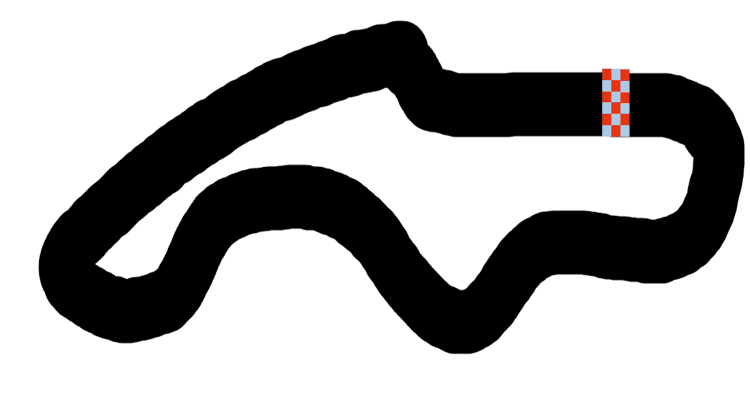
#> input picture track_2.png, 1500 x 800 px (shown at 1/2 size)
$ python find_corner.py
#> lines starting #> are read from the running program, lines starting #| are printed output that depends on the picture
import cv2
from scipy.signal import find_peaks
import matplotlib.pyplot as plt


img = cv2.imread('track_2.png')
#> img is the input picture: shape (800, 1500, 3); mean B, G, R 170.7, 170.7, 171.1
img = cv2.cvtColor(img, cv2.COLOR_BGR2RGB)
fig, ax = plt.subplots(1, 1)
ax.imshow(img)
corners = [
    (800, 110),
    (175, 600),
    (560, 400),
    (925, 645),
    (1085, 490),
    (1440, 365)
]

# for (x, y) in corners:
for ci, (x, y) in enumerate(corners):
    ax.scatter([x], [y], s=10)
    ax.text(x, y, s=str(ci), c ='w')
plt.show()
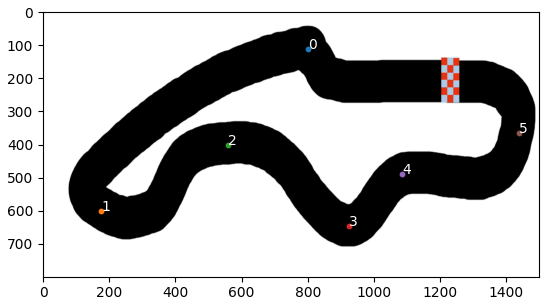
#> figure drawn by matplotlib, 1 panel

fig.savefig("track_2_corner.png")

$ run again, with map.png copied over track_2.png
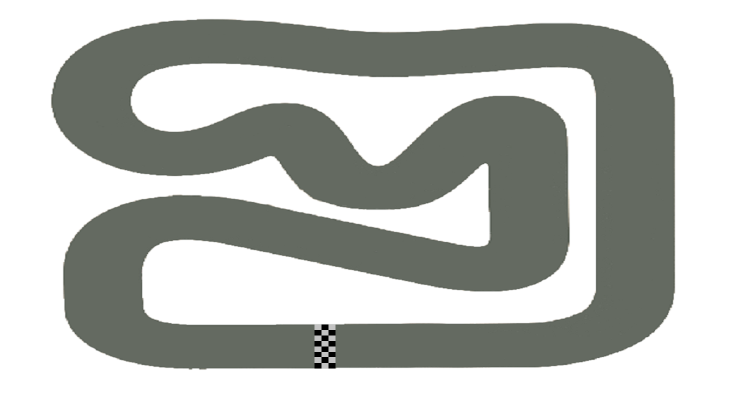
#> input picture map.png, 1500 x 800 px (shown at 1/2 size)
#> img is the input picture: shape (800, 1500, 3); mean B, G, R 182.9, 187, 184.4
#> `plt.show()`:
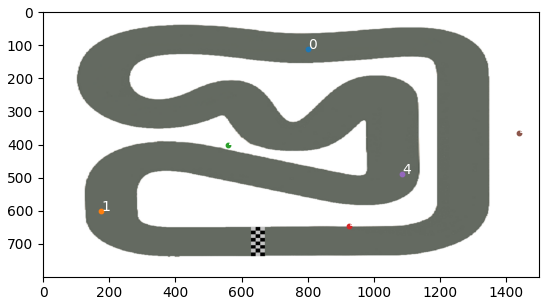
#> figure drawn by matplotlib, 1 panel
